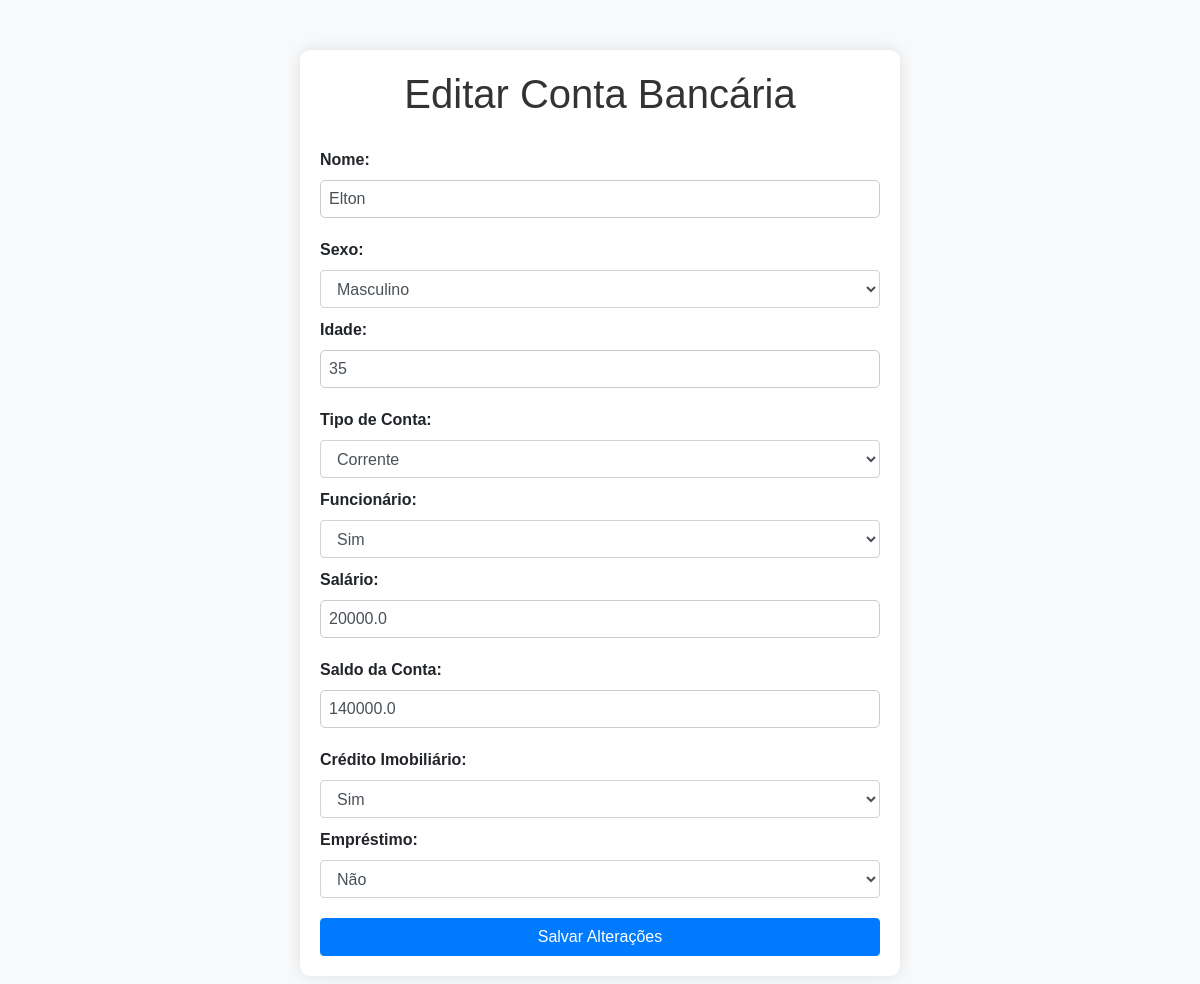
Page /edit_account/10 on the committed database.
### tables this page shows
CREATE TABLE contas_bancarias
                 (id INTEGER PRIMARY KEY AUTOINCREMENT,
                 nome TEXT NOT NULL,
                 sexo TEXT NOT NULL,
                 idade INTEGER NOT NULL,
                 tipo_conta TEXT NOT NULL,
                 funcionario BOOLEAN NOT NULL,
                 salario REAL,
                 saldo_conta REAL,
                 credito_imobiliario BOOLEAN NOT NULL,
                 emprestimo BOOLEAN NOT NULL);

### app.py (the view, shortened to what this page needs)
@app.route('/edit_account/<int:id>', methods=['GET', 'POST'])
def edit_account(id):
    conn = sqlite3.connect('C:/Users/manuel/Desktop/projecto inar/contas_bancarias.db')
    c = conn.cursor()
    if request.method == 'GET':
        c.execute("SELECT * FROM contas_bancarias WHERE id=?", (id,))
        account = c.fetchone()
        conn.close()
        return render_template('edit_account.html', account=account)

### templates/edit_account.html (shortened to what this page needs)
<!DOCTYPE html>
<html lang="en">
<head>
    <link rel="stylesheet" href="{{ url_for('static', filename='styles.css') }}">
    <link rel="stylesheet" href="https://maxcdn.bootstrapcdn.com/bootstrap/4.5.2/css/bootstrap.min.css">
</head>
<body>
    <div class="container">
        <h1>Editar Conta Bancária</h1>
        <form id="editForm" action="{{ url_for('edit_account', id=account[0]) }}" method="POST">
            <label for="nome">Nome:</label>
            <input type="text" name="nome" class="form-control" value="{{ account[1] }}" required>
            <label for="sexo">Sexo:</label>
            <select name="sexo" class="form-control" required>
                <option value="Masculino" {% if account[2] == 'Masculino' %}selected{% endif %}>Masculino</option>
            </select>
            <label for="idade">Idade:</label>
            <input type="number" name="idade" class="form-control" value="{{ account[3] }}" min="18" max="100" required>
            <label for="tipo_conta">Tipo de Conta:</label>
            <select name="tipo_conta" class="form-control" required>
                <option value="Corrente" {% if account[4] == 'Corrente' %}selected{% endif %}>Corrente</option>
            </select>
            <label for="funcionario">Funcionário:</label>
            <select name="funcionario" class="form-control" required>
                <option value="1" {% if account[5] %}selected{% endif %}>Sim</option>
            </select>
            <label for="salario">Salário:</label>
            <input type="number" name="salario" class="form-control" value="{{ account[6] }}" min="0" step="0.01" required>
            <label for="saldo_conta">Saldo da Conta:</label>
            <input type="number" name="saldo_conta" class="form-control" value="{{ account[7] }}" min="0" step="0.01" required>
            <label for="credito_imobiliario">Crédito Imobiliário:</label>
            <select name="credito_imobiliario" class="form-control" required>
                <option value="1" {% if account[8] %}selected{% endif %}>Sim</option>
            </select>
            <label for="emprestimo">Empréstimo:</label>
            <select name="emprestimo" class="form-control" required>
                <option value="0" {% if not account[9] %}selected{% endif %}>Não</option>
            </select>
            <button type="submit" class="btn btn-primary btn-block">Salvar Alterações</button>
        </form>
    </div>
</body>
</html>

### static/styles.css (style rules this page uses)
body { font-family: Arial, sans-serif; background-color: #f4f4f4; margin: 0; padding: 0; }
.container { max-width: auto; margin: auto; padding: 20px; background-color: #fff; border-radius: 10px; box-shadow: 0 0 10px rgba(0, 0, 0, 0.1); }
h1 { color: #333; margin-bottom: 20px; }
form { margin-top: 20px; }
label { display: block; margin-bottom: 5px; }
input[type="text"], input[type="number"], select { width: 100%; padding: 8px; margin-bottom: 10px; border: 1px solid #ccc; border-radius: 5px; box-sizing: border-box; }
button { padding: 10px 20px; background-color: #007bff; color: #fff; border: none; border-radius: 5px; cursor: pointer; }

### templates/edit_account.html (style rules this page uses)
body { background-color: #f8f9fa; font-family: Arial, sans-serif; }
.container { max-width: 600px; margin: 50px auto; padding: 20px; background-color: #ffffff; border-radius: 10px; box-shadow: 0 0 15px rgba(0, 0, 0, 0.1); }
h1 { text-align: center; margin-bottom: 20px; }
label { font-weight: bold; margin-top: 10px; }
button { margin-top: 20px; }

### rows in the picture
contas_bancarias: nome "Elton", sexo "Masculino", idade "35", tipo_conta "Corrente", funcionario "Sim", salario "20000.0", saldo_conta "140000.0", credito_imobiliario "Sim", emprestimo "Não"
